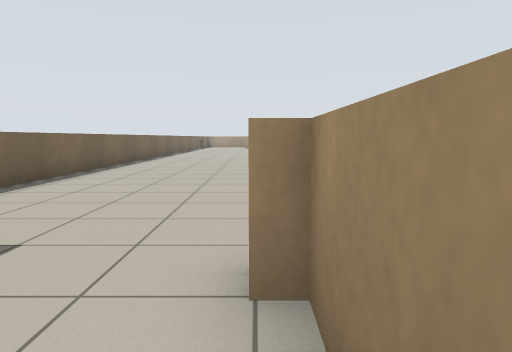
View 1 (above)

24 first-person views from a walk through a world built for the Player/Stage simulator. The camera is 0.9 m above the floor, tilts 6° down and sees 70° across. The lines on the ground mark 1 m squares. The floor is counted in squares, 1 m on a side. Each view is taken from the middle of a square. On the plan, view 1 faces up. The plan holds only what a view shows up to about 12 squares ahead; the rest is blank. Robots are left out.

View 2
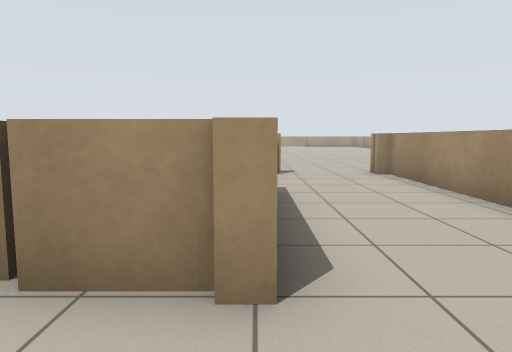

View 3
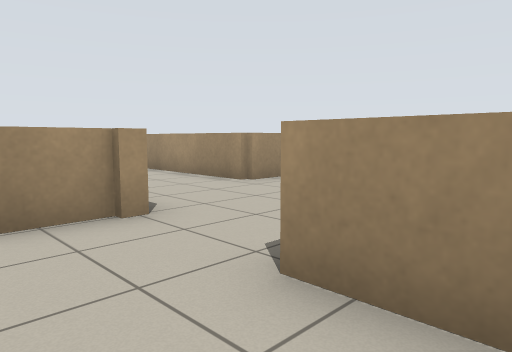

View 4
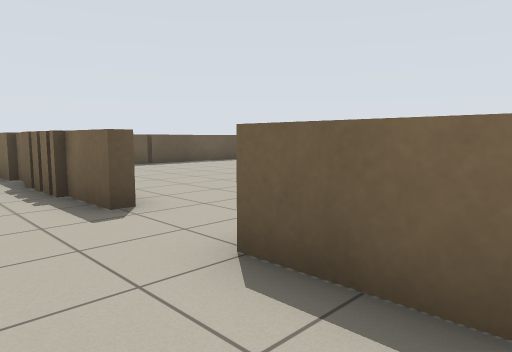

View 5
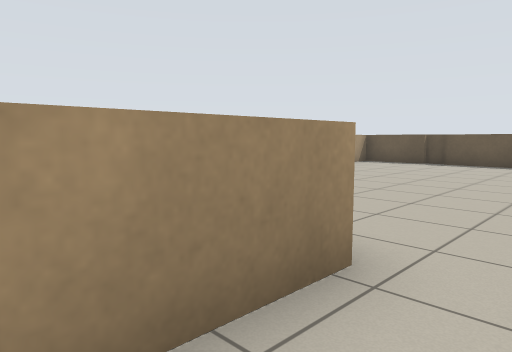

View 6
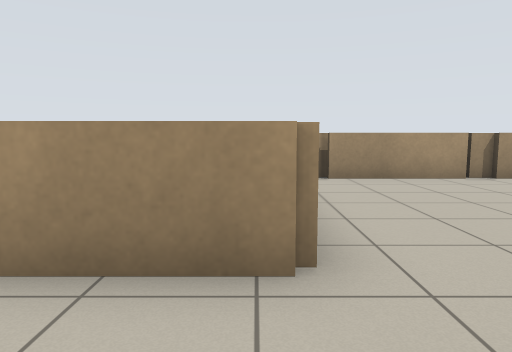

View 7
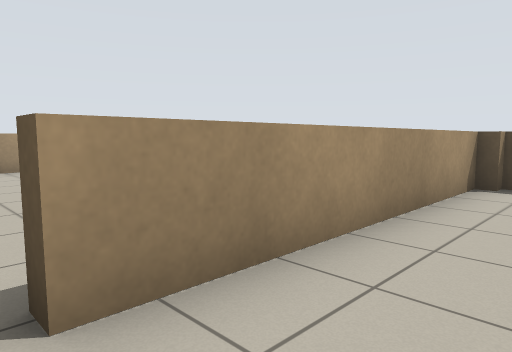

View 8
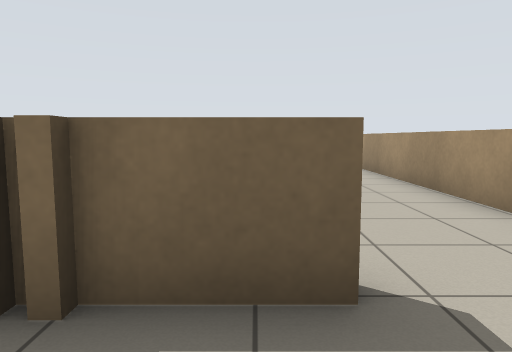

View 9
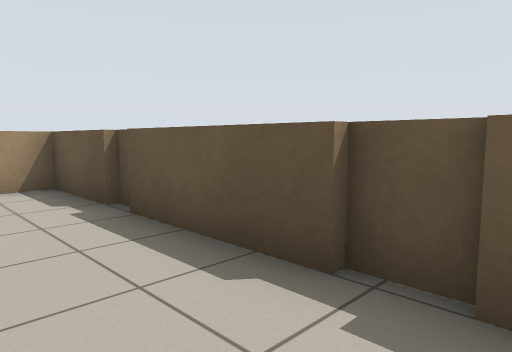

View 10
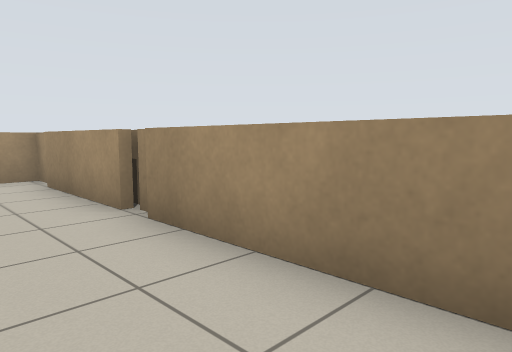

View 11
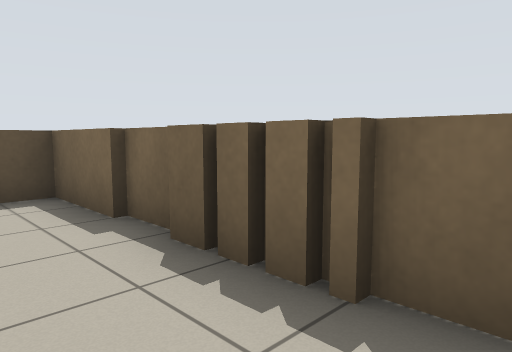

View 12
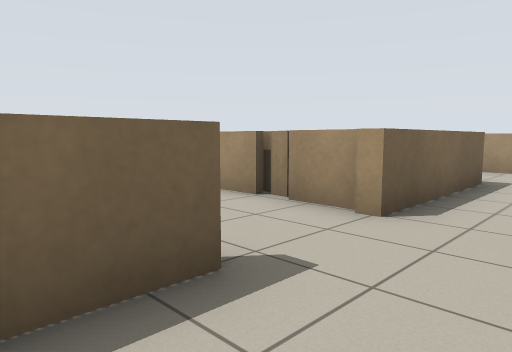

View 13
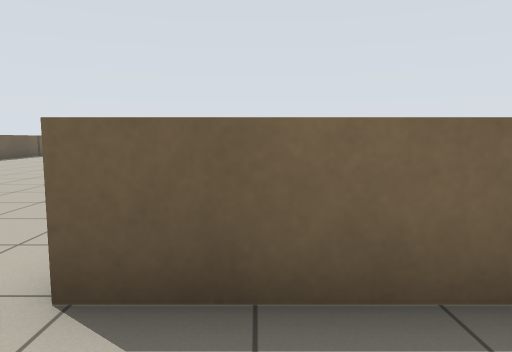

View 14
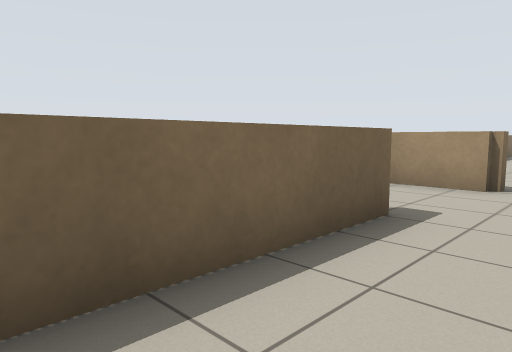

View 15
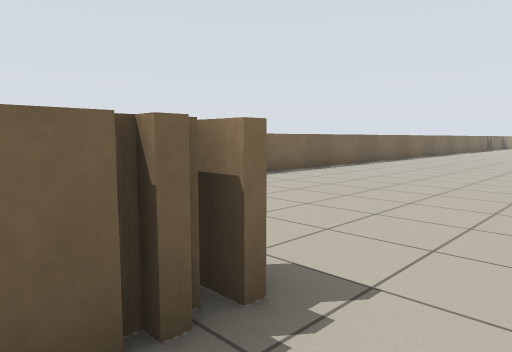

View 16
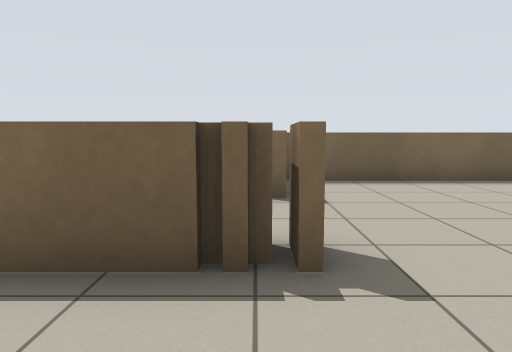

View 17
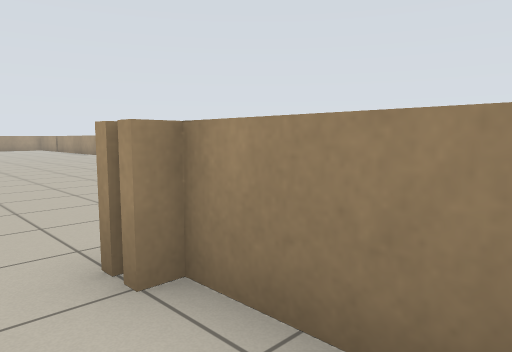

View 18
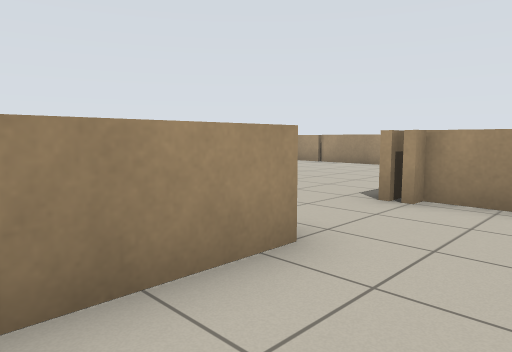

View 19
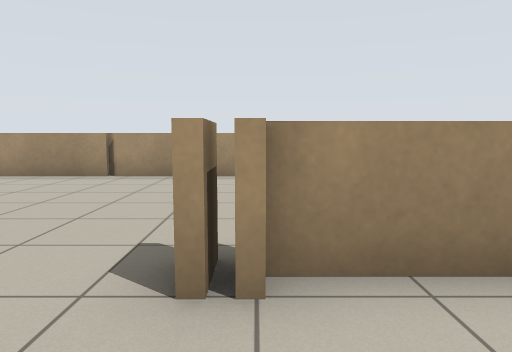

View 20
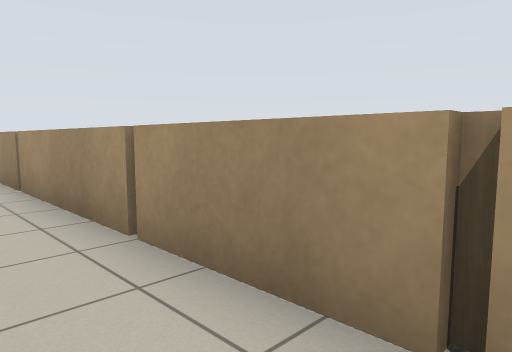

View 21
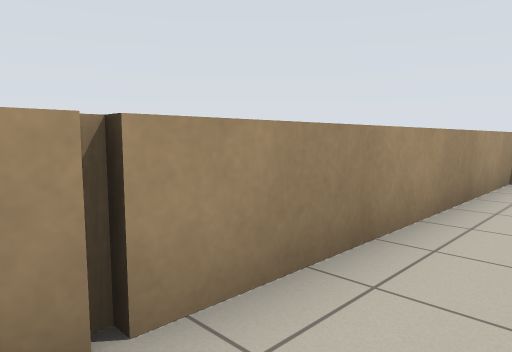

View 22
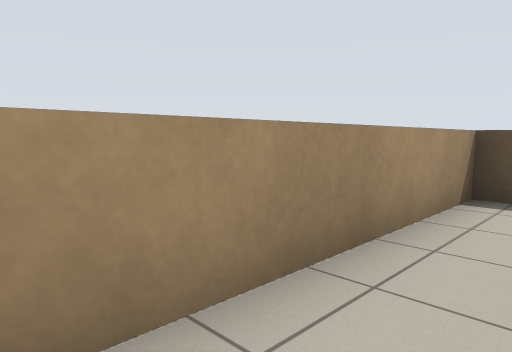

View 23
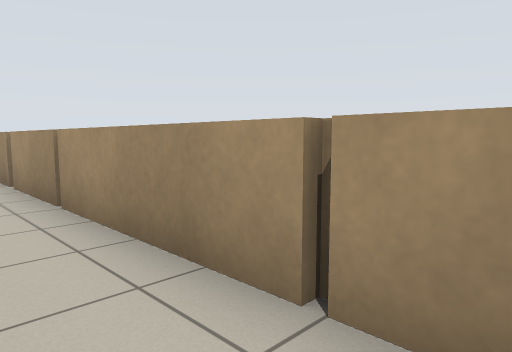

View 24
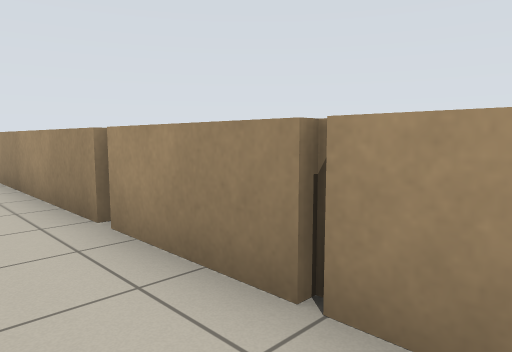

### Floor plan
Key: @ floor where view 1 was taken; # wall or solid block; . floor; = window, fence, low wall or low ledge.
Columns run from 13 left of view 1 to 7 right of it. Each row starts with its distance up from view 1.
 20                     #
 19                    .#
 18                    .#
 17                    .#
 16                    .#
 15                    .#
 14            ...    ..#
 13           ....... ..#
 12         =........  .#
 11         =........ ..#
 10         =........ ..#
  9         =........ ..#
  8         =.......  ..#
  7         =....... ...#
  6         =...........#
  5         =...........#
  4         =...........#
  3         =...........#
  2         ===..==.....#
  1          .....=.  ..#
  0         . ...@=   ..#
 -1           =...=    .#
 -2           =...=    .#
 -3           =...=    =#
 -4           =........=
 -5  ==========........=
 -6     ...............=
 -7       .............=
 -8      .....=........=
 -9    .......=........=
-10   ........=.. .....=
-11 ...  .....=.. .....=
-12 ..   ... .=.. .....=
-13      ... .=. ......=
-14          .#========#
-15          #

Where each view was taken, in squares from view 1:
view 1: 0 up, 0 right, facing up
view 2: 7 down, 3 left, facing up
view 3: 9 down, 5 left, facing up-right
view 4: 3 down, 1 left, facing down-left
view 5: 1 down, 1 left, facing down-right
view 6: 3 down, 2 left, facing right
view 7: 7 down, 5 left, facing down-right
view 8: 8 down, 1 left, facing left
view 9: 12 down, 1 left, facing down-right
view 10: 12 down, 4 right, facing up-right
view 11: 8 down, 1 left, facing down-left
view 12: 9 down, 1 left, facing up-left
view 13: 4 down, 1 left, facing left
view 14: 5 down, 1 left, facing up-left
view 15: 1 up, 2 right, facing up-left
view 16: 2 up, 3 right, facing left
view 17: 0 up, 1 left, facing up-right
view 18: 0 up, 5 left, facing up-right
view 19: 2 up, 2 left, facing right
view 20: 5 up, 5 right, facing up-right
view 21: 6 up, 5 right, facing down-right
view 22: 3 up, 5 right, facing down-right
view 23: 7 up, 5 right, facing up-right
view 24: 11 up, 5 right, facing up-right
